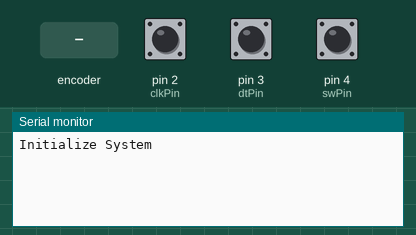
Simulated run of this sketch. Board: Arduino Uno, built with avr-gcc and run on an emulated ATmega328P. Shown: the last lines printed to the serial monitor. The inputs (shaded band) are chosen by the test bench; at power-on: pin 4 (swPin) HIGH, pin 2 (clkPin) HIGH, pin 3 (dtPin) HIGH.

Above: at 1.2 s.
1.3 s: rotary encoder on pin 2 (clkPin) / pin 3 (dtPin) turned 1 step (first pin leading)
At 2.4 s:
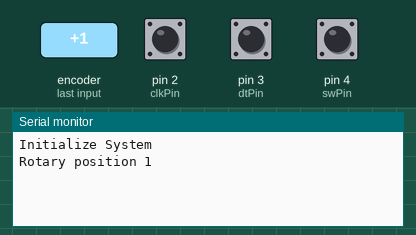
3.0 s: pin 4 (swPin) pulled LOW for 0.15 s
At 4.2 s:
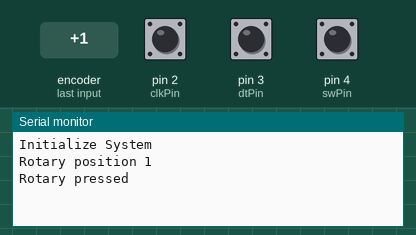
4.6 s: rotary encoder on pin 2 (clkPin) / pin 3 (dtPin) turned 1 step (first pin leading)
At 6.2 s:
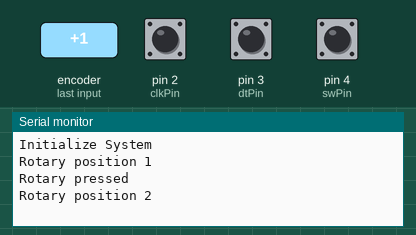

Measured:
- after the input at 1.3 s, the serial monitor: prints a new line after 0.05 s (image 1)
- after the input at 3.0 s, the serial monitor: prints a new line at once (image 2)
- after the input at 4.6 s, the serial monitor: prints a new line after 0.05 s (image 3)

The sketch:

rotator.ino
```cpp
//Parameters
const int clkPin   = 2;
const int dtPin   = 3;
const int swPin   = 4;

//Variables
int rotVal  = 0;
bool clkState   = LOW;
bool clkLast  = HIGH;
bool swState  = HIGH;
bool swLast   = HIGH;

void setup() {
  //Init Serial USB
  Serial.begin(9600);
  Serial.println(F("Initialize System"));
  //Init Rotary
  pinMode(clkPin,INPUT);
  pinMode(dtPin,INPUT);
  pinMode(swPin,INPUT_PULLUP);
}

void loop() {
  readRotary();
}

void readRotary( ) { /* function readRotary */
  ////Test routine for Rotary
  // gestion position
  clkState = digitalRead(clkPin);
  if ((clkLast == LOW) && (clkState == HIGH)) {//rotary moving
      Serial.print("Rotary position ");
      if (digitalRead(dtPin) == HIGH) {
          rotVal = rotVal - 1;
          if ( rotVal < -10 ) {
              rotVal = 0;
          }
      }
      else {
          rotVal++;
          if ( rotVal > 10 ) {
              rotVal = 0;
          }
      }
      Serial.println(rotVal);
      delay(200);
  }
  clkLast = clkState;

  //gestion bouton
  swState = digitalRead(swPin);
  if (swState == LOW && swLast == HIGH) {
      Serial.println("Rotary pressed");
      delay(100);//debounce
  }
  swLast = swState;
}


//modify this for 12th
// void rotatory() {
//     currentStateCLK = digitalRead(inputCLK);

//     if (currentStateCLK != previousStateCLK && (millis() - lastRotaryInterruptTime) > debounceDelay) {
//         lastRotaryInterruptTime = millis(); // Update the last interrupt time

//         if (digitalRead(inputDT) != currentStateCLK) {
//             counter--; // Turned left
//         } else {
//             counter++; // Turned right
//         }

//         // Determine the state based on the counter
//         if (counter > 0) {
//             digitalWrite(ledCW, HIGH);
//             digitalWrite(ledCCW, LOW);
//             Serial.println("r: 1");
//         } else if (counter < 0) {
//             digitalWrite(ledCW, LOW);
//             digitalWrite(ledCCW, HIGH);
//             Serial.println("r:-1");
//         } else { // counter == 0
//             digitalWrite(ledCW, LOW);
//             digitalWrite(ledCCW, LOW);
//             Serial.println("r: 0");
//         }
//     }

//     previousStateCLK = currentStateCLK;
// }
```
